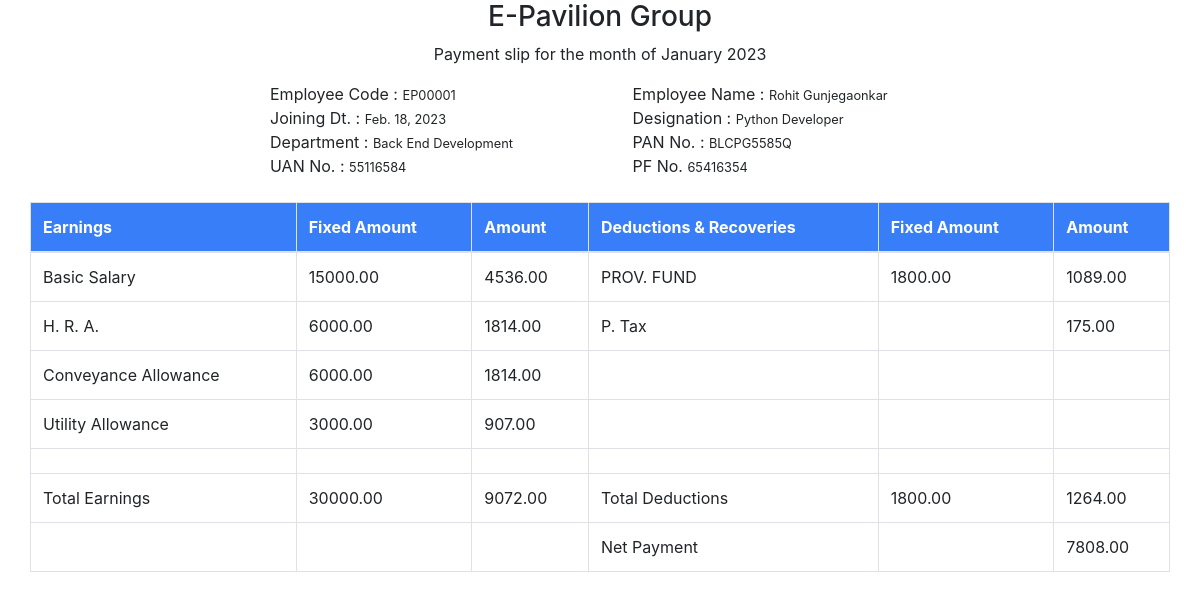
The app's page /accounts/self-salary/1/, older data.
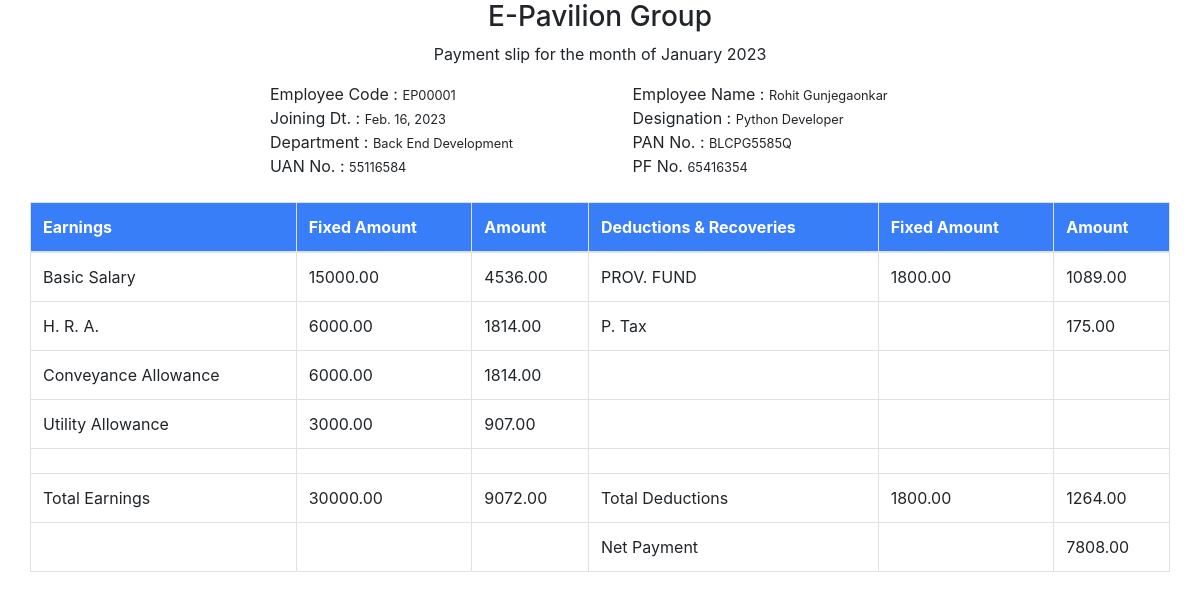
The same page, newer data.
### account/models.py (models this page shows, shortened)
class UserBasicDetails(models.Model):
    emp_user = models.OneToOneField(User, on_delete=models.CASCADE, related_name='user_basics')
    designation = models.ForeignKey(Designation, on_delete=models.CASCADE, to_field='designation_name',related_name='user_designation_details', null=True)
    department = models.ForeignKey(Department, on_delete=models.CASCADE, to_field='department_name',related_name='user_department_details', null=True)
    shift_details = models.ForeignKey(UserShiftDetails, on_delete=models.CASCADE, to_field='shift_name',related_name='user_shift_details', null=True)
    date_of_joining = models.DateField(auto_now=True, null=True)
    salary = models.DecimalField(max_digits=10, decimal_places=2, null=True)
    uan_number = models.BigIntegerField(null=True)
    pf_number = models.CharField(max_length=10, null=True)
    experience_status = models.CharField (choices=(("Fresher", "Fresher"), ("Experienced", "Experienced")), max_length=50, null=True)
    is_salaried = models.BooleanField(default=True)   #if salaried is True deduction part for employee will be calculated eg. PF.
    is_active = models.BooleanField(default=True)
    is_approved = models.BooleanField(default=False)
    is_verify = models.BooleanField(default=False)
    is_requested = models.BooleanField(default=False)
    created_by = models.ForeignKey(User, on_delete=models.CASCADE, related_name='employee_created_by', null=True)
    approved_by = models.ForeignKey(User, on_delete=models.CASCADE, related_name='employee_approved_by', null=True)
    is_completed_basic_details = models.BooleanField(default=False)
    created_at = models.DateTimeField(auto_now_add=True)
    updated_at = models.DateTimeField(auto_now=True)

class Designation(models.Model):
    designation_name = models.CharField(max_length=100, unique=True)
    created_at = models.DateTimeField(auto_now_add=True)
    updated_at = models.DateTimeField(auto_now=True)

class Department(models.Model):
    department_name = models.CharField(max_length=100, unique=True)
    created_at = models.DateTimeField(auto_now_add=True)
    updated_at = models.DateTimeField(auto_now=True)

### account/account_views/self_services/self_salary.py (the view)
# urls.py: path("self-salary/<int:pk>/", SalarySlip.as_view(), name="salary_slip"),
class SalarySlip(View):
    def get (self, request, pk):
        month_attendance_counter(user_id= request.user.id, month_name = 0)
        salary_slip(user_id = request.user.id , month_name = 0)
        salary_details = Salary.objects.get(id = pk)
        emp_id = salary_details.emp_user_id
        basic_details = UserBasicDetails.objects.get(emp_user_id=emp_id)
        additional_details = UserAdditionalDetail.objects.get(emp_user_id=emp_id)
        user_sal = Decimal(basic_details.salary)
        month_format = salary_details.month.month_name[0:-4] + ' ' + salary_details.month.month_name[-4:]
        gross_sal = round((user_sal/Decimal(1.12)), 2)
        if gross_sal<=15000:
            gross_sal = gross_sal
        else:
            gross_sal = user_sal - 1800
        if basic_details.is_salaried == False:
            gross_sal = user_sal
        basic = round((Decimal(0.50) * user_sal), 2)
        hra = round((Decimal(0.20) * user_sal), 2)
        conveyance = round((Decimal(0.20) * user_sal), 2)
        utility = round((Decimal(0.10) * user_sal), 2)
        if gross_sal>=15000:
            pf_employee_1 = round (Decimal(1800), 2)
        else:
            pf_employee_1 = round((gross_sal * Decimal(0.12)), 2)
        data = {
            "salary_details": salary_details,
            "basic_details" : basic_details,
            "additional_details": additional_details,
            'basic_salary1': basic,
            'hra1': hra,
            'conveyance_allowance1': conveyance,
            'utility_allowance1': utility,
            'gross1': gross_sal,
            'pf_employee1': pf_employee_1,
            'current_month': month_format
              }
        return render(request, "account/self_services/salary_slip.html", data)

### account/account_views/dependencies/basic_functions.py (called while the page is built, shortened)
def month_attendance_counter (user_id, month_name = 0):
    if User.objects.filter(id=user_id).exists() == False:
        return None

def salary_slip (user_id, month_name = 0):
    if User.objects.filter(id=user_id).exists() == False:
        return None

### templates/account/self_services/salary_slip.html (shortened to what the changed rows need)
<!DOCTYPE html>
<html>
<head>
</head>
<link rel="stylesheet" href="https://cdn.jsdelivr.net/npm/bootstrap@4.3.1/dist/css/bootstrap.min.css">
<body>
  <div class="container mt-3 mb-5">
    <div class="row">
        <div class="col-md-12">
            <div class="row " >
                <div class="col-md-10" style="padding-left:15rem;">
                    <div class="row">
                        <div class="col-md-6">
                            <div> <span class="fw-bolder">Joining Dt. :</span> <small class="ms-3">{{basic_details.date_of_joining}}</small> </div>
                        </div>
                        <div class="col-md-6">
                            <div> <span class="fw-bolder">Designation :</span> <small class="ms-3">{{basic_details.designation.designation_name}}</small> </div>
                        </div>
                    </div>
                    <div class="row">
                        <div class="col-md-6">
                            <div> <span class="fw-bolder">Department : </span> <small class="ms-3">{{basic_details.department.department_name}}</small> </div>
                        </div>
                    </div>
                    <div class="row">
                        <div class="col-md-6">
                            <div> <span class="fw-bolder">UAN No. :</span> <small class="ms-3">{{basic_details.uan_number}}</small></div>
                        </div>
                        <div class="col-md-6">
                            <div> <span class="fw-bolder">PF No.</span> <small class="ms-3">{{basic_details.pf_number}}</small> </div>
                        </div>
                    </div>
                </div>
<table class="mt-4 table table-bordered">
  <thead class="text-white" style="background:#387EF9;">
  <tr>
    <th>Earnings</th>
    <th>Fixed Amount</th>
    <th>Amount</th>
    <th>Deductions & Recoveries</th>
    <th>Fixed Amount</th>
    <th>Amount</th>
  </tr>
  </thead>
  <tr>
    <td>Total Earnings</td>
    <td>{{gross1}}</td>
    <td>{{salary_details.gross_salary}}</td>
    <td>Total Deductions</td>
    <td>{{pf_employee1}}</td>
    <td>{{salary_details.deductions}}</td>
  </tr>
</table>
</body>
</html>

Row changes from the older to the newer data that the page shows:
changed UserBasicDetails "Python Developer": date_of_joining "Feb. 18, 2023" → "Feb. 16, 2023"
